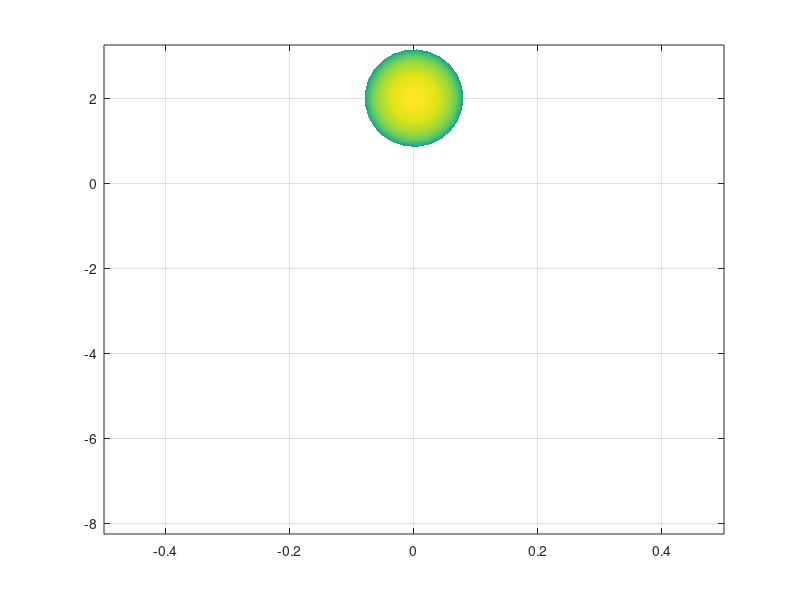

Recreate this plot in MATLAB. (Note: this script raises an error after producing the figure.)
%%% Matlab file for plotting Fig. 1 %%%

load Fig_1_data.mat

fs = 14;
lw = 2;

figure(1)
clf
hold on
grid on
box on
axis([-0.5 0.5 -8.25 3.25 -0.1 0.1])

%%%%%%%%%%%%%%%%%%%%

% plot top Bloch sphere

[Xs, Yx, Zx] = sphere(25);
mySphere = surf(0.08*Xs, 1.15*Yx+2, 0.1*Zx);
shading interp
mySphere.FaceAlpha = 0.25

text(-0.115, 2, 0, '$\left| 1 \right>$', 'Interpreter', 'latex', ...
    'FontSize', 12, 'HorizontalAlignment', 'Center')
text(0.115, 2, 0, '$\left| 2 \right>$', 'Interpreter', 'latex', ...
    'FontSize', 12, 'HorizontalAlignment', 'Center')


% plot middle Bloch sphere

[Xs, Yx, Zx] = sphere(25);
mySphere = surf(0.08*Xs, 1.15*Yx-7, 0.1*Zx);
shading interp
mySphere.FaceAlpha = 0.25

text(-0.115, -7, 0, '$\left| 1 \right>$', 'Interpreter', 'latex', ...
    'FontSize', 12, 'HorizontalAlignment', 'Center')
text(0.115, -7, 0, '$\left| 2 \right>$', 'Interpreter', 'latex', ...
    'FontSize', 12, 'HorizontalAlignment', 'Center')


% plot bottom Bloch sphere

[Xs, Yx, Zx] = sphere(25);
mySphere = surf(0.08*Xs, 1.15*Yx-2, 0.1*Zx);
shading interp
mySphere.FaceAlpha = 0.25

text(-0.115, -2, 0, '$\left| 1 \right>$', 'Interpreter', 'latex', ...
    'FontSize', 12, 'HorizontalAlignment', 'Center')
text(0.115, -2, 0, '$\left| 2 \right>$', 'Interpreter', 'latex', ...
    'FontSize', 12, 'HorizontalAlignment', 'Center')


%%%%%%%%%%%%%%%%%%%%
% plot densities

%density at t=0
h1 = plot(x,(density1_a-density2_a)./(density1_a+density2_a),'Linewidth',lw-1);

%density at t=t_f
h2 = plot(x,(density1_b-density2_b)./(density1_b+density2_b) - 4.5,'Linewidth',lw-1);
view([0 90])

ax = gca;
% Define helper funcitons to normalize from axis coordinates to normalized position in figure.
xnorm = @(x)((x-ax.XLim(1))./(ax.XLim(2)-ax.XLim(1))).*ax.InnerPosition(3)+ax.InnerPosition(1)
ynorm = @(y)((y-ax.YLim(1))./(ax.YLim(2)-ax.YLim(1))).*ax.InnerPosition(4)+ax.InnerPosition(2)

xx1 = [xnorm(0.001) xnorm(0.001)];
yy1 = [ynorm(2.05) ynorm(3.05)];
annotation('textarrow',xx1,yy1,'FontSize',13,'Linewidth',2)

xx2 = [xnorm(0.001) xnorm(-0.069)];
yy2 = [ynorm(-1.81) ynorm(-1.81)];
annotation('textarrow',xx2,yy2,'FontSize',13,'Linewidth',2)

xx3 = [xnorm(.001) xnorm(0.071)];
yy3 = [ynorm(-6.6) ynorm(-6.6)];
annotation('textarrow',xx3,yy3,'FontSize',13,'Linewidth',2)


%%%%%%%%%%%%%%%%%%%%%%%%%%

%%%%%%%

xx4 = [xnorm(-0.4) xnorm(-0.15)];
yy4 = [ynorm(-3.1) ynorm(-2.4)];
annotation('textarrow',xx4,yy4,'FontSize',13,'Linewidth',1,'Color','red')

xx5 = [xnorm(-0.225) xnorm(-0.1)];
yy5 = [ynorm(-3.1) ynorm(-2.4)];
annotation('textarrow',xx5,yy5,'FontSize',13,'Linewidth',1,'Color','red')

xx6 = [xnorm(0.125) xnorm(0.075)];
yy6 = [ynorm(-3.1) ynorm(-2.4)];
annotation('textarrow',xx6,yy6,'FontSize',13,'Linewidth',1,'Color','red')

%%%%%%%%

xx7 = [xnorm(-0.3) xnorm(-0.15)];
yy7 = [ynorm(-5.3) ynorm(-6.)];
annotation('textarrow',xx7,yy7,'FontSize',13,'Linewidth',1,'Color','red')

xx8 = [xnorm(-0.15) xnorm(-0.075)];
yy8 = [ynorm(-5.3) ynorm(-6.)];
annotation('textarrow',xx8,yy8,'FontSize',13,'Linewidth',1,'Color','red')

xx9 = [xnorm(0.25) xnorm(0.075)];
yy9 = [ynorm(-5.3) ynorm(-6.)];
annotation('textarrow',xx9,yy9,'FontSize',13,'Linewidth',1,'Color','red')

h2.Color = h1.Color;
set(gca,'FontSize',fs,'FontName','Times','TickDir','out','LineWidth',lw-1,'TickLength',[0.01 0.02])
plot([-0.5 0.5],[-0.75 -0.75],'Linewidth',lw-0.75,'Color','black')
yticks([-5.5 -4.5 -3.5 0])
yticklabels({'-1', '0', '1', '0'})
set(gca, 'XTickLabel', {'$-L/2$', '0', '$-L/2$'}, 'TickLabelInterpreter', 'latex');
xlabel('$x$','Interpreter','latex')
ylabel('$\frac{\rho_{1}(x)-\rho_{2}(x)}{\rho_{1}(x)+\rho_{2}(x)}$','Interpreter','latex')

print('Fig_1.eps','-depsc')

%%%%%%%%%%%%%%%%%%%%%%%%%%%%%%%%%%%%%%%%%%%%%%%%%%%%%%%%%%%%%%%%%%%%